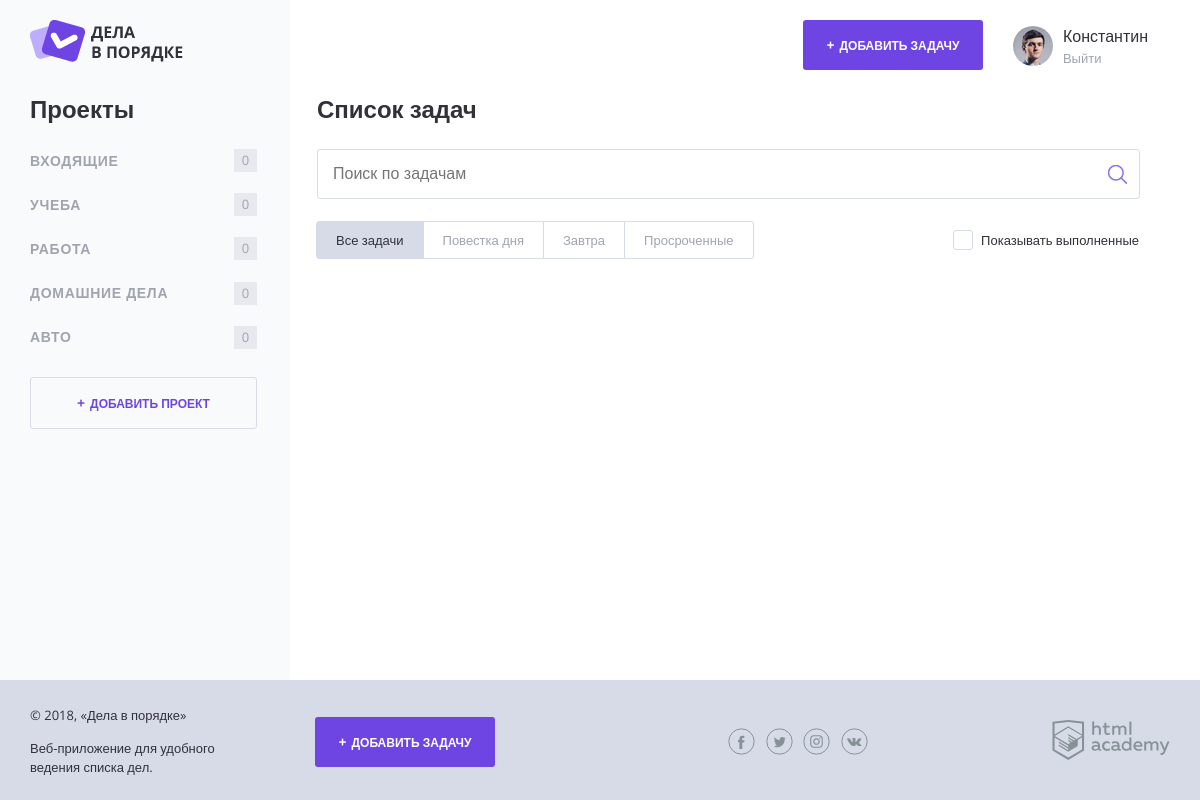
The app's page /, older data.
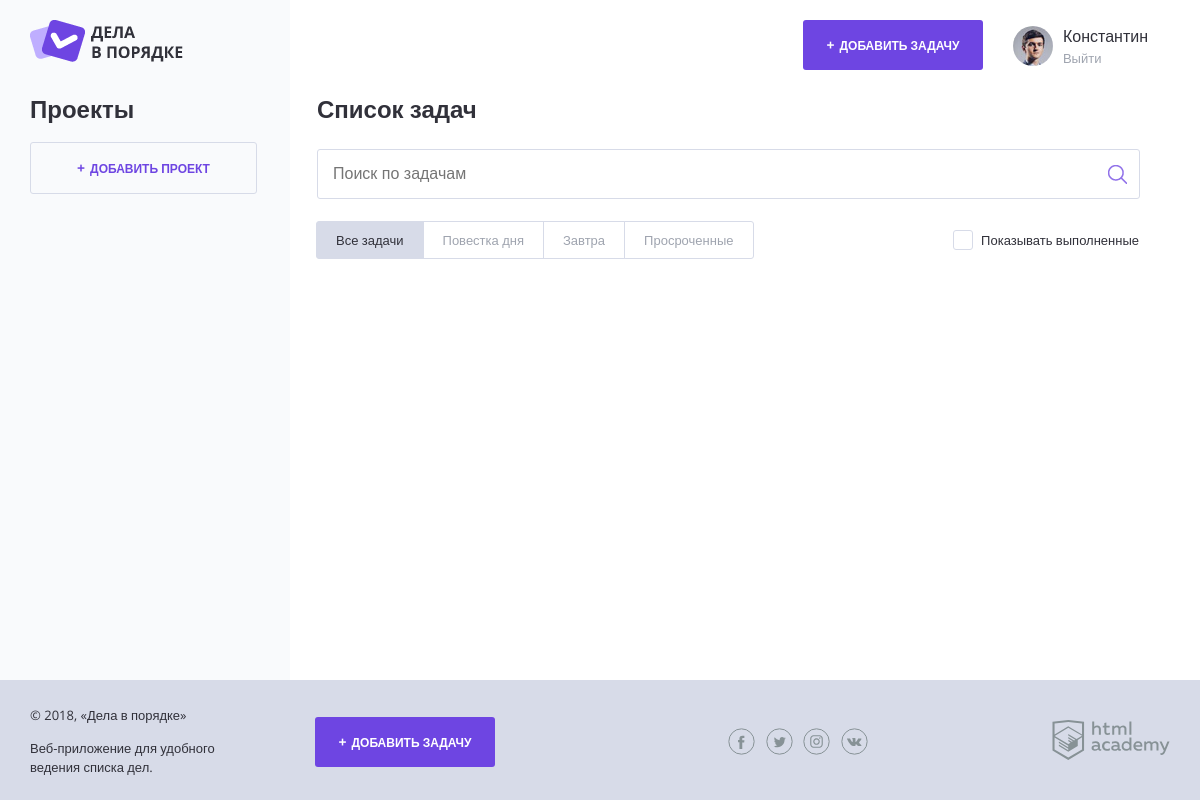
The same page, newer data.
### tables this page shows
CREATE TABLE `projects` (
  `id` int(11) NOT NULL,
  `name` char(255) DEFAULT NULL,
  `user_id` int(11) DEFAULT NULL
);

### functions.php (called while the page is built, shortened)
<?php
function include_template($name, $data) {
    $name = 'templates/' . $name;
    extract($data);
    require_once $name;
    $result = ob_get_clean();
    return $result;
};
function nav_item_count($task_type, $project_id) {
    $count = 0;
    return $count;
};

### templates/layout.php (the view, shortened to what this page needs)
<!DOCTYPE html>
<html lang="ru">
<head>
    <link rel="stylesheet" href="css/normalize.css">
    <link rel="stylesheet" href="css/style.css">
    <link rel="stylesheet" href="css/flatpickr.min.css">
</head>
<body>
<div class="page-wrapper">
    <div class="container container--with-sidebar">
        <header class="main-header">
            <a href="/">
                <img src="img/logo.png" width="153" height="42" alt="Логотип Дела в порядке">
            </a>
            <div class="main-header__side">
                <a class="main-header__side-item button button--plus open-modal" href="pages/form-task.html">Добавить задачу</a>
                <div class="main-header__side-item user-menu">
                    <div class="user-menu__image">
                        <img src="img/user-pic.jpg" width="40" height="40" alt="Пользователь">
                    </div>
                    <div class="user-menu__data">
                        <p>Константин</p>
                        <a href="#">Выйти</a>
                    </div>
                </div>
            </div>
        </header>
        <div class="content">
            <section class="content__side">
                <h2 class="content__side-heading">Проекты</h2>
                <nav class="main-navigation">
                    <ul class="main-navigation__list">
                        <?php foreach ($projects as $value):?>
                            <li class="main-navigation__list-item">
                                <a class="main-navigation__list-item-link" href="#"><?= $value['name']; ?></a>
                                <span class="main-navigation__list-item-count"><?=nav_item_count($tasks, $value['id']); ?></span>
                            </li>
                        <?php endforeach;?>
                    </ul>
                </nav>
                <a class="button button--transparent button--plus content__side-button"
                   href="pages/form-project.html" target="project_add">Добавить проект</a>
            </section>
            <main class="content__main">
                <?= $content; ?>
            </main>
        </div>
    </div>
</div>
<footer class="main-footer">
    <div class="container">
        <div class="main-footer__copyright">
            <p>© 2018, «Дела в порядке»</p>
            <p>Веб-приложение для удобного ведения списка дел.</p>
        </div>
        <a class="main-footer__button button button--plus" href="pages/form-task.html">Добавить задачу</a>
        <div class="main-footer__social social">
            <a class="social__link social__link--facebook" href="#">
            </a>
            <a class="social__link social__link--twitter" href="#">
            </a>
            <a class="social__link social__link--instagram" href="#">
            </a>
            <a class="social__link social__link--vkontakte" href="#">
            </a>
        </div>
        <div class="main-footer__developed-by">
            <a href="https://htmlacademy.ru/intensive/php">
                <img src="img/htmlacademy.svg" alt="HTML Academy" width="118" height="40">
            </a>
        </div>
    </div>
</footer>
</body>
</html>

### templates/index.php (shortened to what this page needs)
<h2 class="content__main-heading">Список задач</h2>
<form class="search-form" action="index.php" method="post">
    <input class="search-form__input" type="text" name="" value="" placeholder="Поиск по задачам">
    <input class="search-form__submit" type="submit" name="" value="Искать">
</form>
<div class="tasks-controls">
    <nav class="tasks-switch">
        <a href="/" class="tasks-switch__item tasks-switch__item--active">Все задачи</a>
        <a href="/" class="tasks-switch__item">Повестка дня</a>
        <a href="/" class="tasks-switch__item">Завтра</a>
        <a href="/" class="tasks-switch__item">Просроченные</a>
    </nav>
    <label class="checkbox">
        <span class="checkbox__text">Показывать выполненные</span>
    </label>
</div>

### index.php
<?php
require_once 'init.php';
if (!$link) {
	$error = mysqli_connect_error();
	$content = include_template('error.php', ['error' => $error]);
} else {
	$sql = 'SELECT * FROM `projects` WHERE `user_id` = 1;';
	$result = mysqli_query($link, $sql);
	if ($result) {
		$projects = mysqli_fetch_all($result, MYSQLI_ASSOC);
	} else {
		$error = mysqli_error($link);
		$content = include_template('error.php', ['error => $error']);
	}
	$sql = 'SELECT * FROM `tasks` WHERE `user_id` = 1;';
	$result = mysqli_query($link, $sql);
	if ($result) {
		$tasks = mysqli_fetch_all($result, MYSQLI_ASSOC);
	} else {
		$error = mysqli_error($link);
		$content = include_template('error.php', ['error => $error']);
	}
}
$page_content = include_template(
	'index.php',
	[
    'tasks' => $tasks,
    'show_complete_tasks' => $show_complete_tasks
]);
$layout_content = include_template(
	'layout.php',
	[
    'content' => $page_content,
    'projects' => $projects,
    'tasks' => $tasks,
    'title' => 'Дела в порядке'
]);
echo $layout_content;

Row changes from the older to the newer data that the page shows:
removed projects: name "ВХОДЯЩИЕ", id "0"
removed projects: name "УЧЕБА", id "0"
removed projects: name "РАБОТА", id "0"
removed projects: name "ДОМАШНИЕ ДЕЛА", id "0"
removed projects: name "АВТО", id "0"
